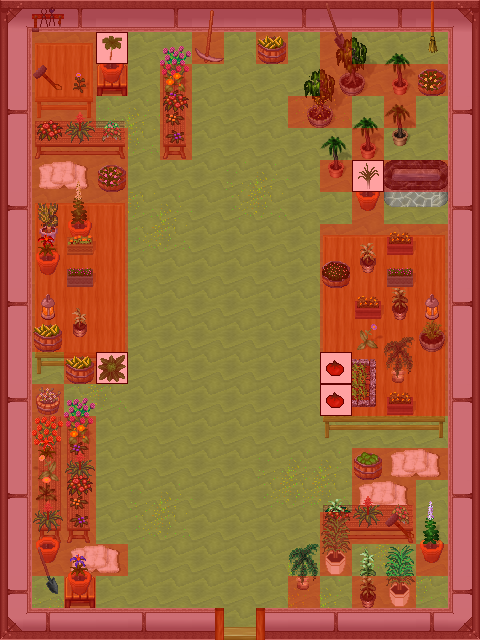

A 2D game scene composited from a Tiled map and its tileset images. What follows is a short description and the map's XML, with each tile layer's data collapsed to a summary:
An orthogonal 15x20 tile map with 32x32 px tiles, 8 tile layers (0_floor, 1_terrain, 2_object, 3_roof, ...), 25 tilesets.

<map version="1.2" tiledversion="1.2.2" orientation="orthogonal" renderorder="right-down" width="15" height="20" tilewidth="32" tileheight="32" infinite="0" nextlayerid="9" nextobjectid="1">
 <tileset firstgid="1" name="../../tileset/ground/ground.png" tilewidth="32" tileheight="32" tilecount="33" columns="3">
  <image source="../../tileset/ground/ground.png" trans="ffffff" width="96" height="352" />
 </tileset>
 <tileset firstgid="34" name="../../tileset/logic/collision.png" tilewidth="32" tileheight="32" tilecount="1" columns="1">
  <image source="../../tileset/logic/collision.png" width="32" height="32" />
 </tileset>
 <tileset firstgid="35" name="tree realistic" tilewidth="32" tileheight="32" tilecount="16" columns="4">
  <image source="../../tileset/plant/tree/tree_realistic.png" width="128" height="128" />
 </tileset>
 <tileset firstgid="51" name="foxgloves" tilewidth="32" tileheight="32" tilecount="4" columns="2">
  <image source="../../tileset/plant/flower/foxgloves.png" width="64" height="64" />
 </tileset>
 <tileset firstgid="55" name="hothouse flowers" tilewidth="32" tileheight="32" tilecount="72" columns="6">
  <image source="../../tileset/plant/flower/hothouse_flowers.png" width="192" height="384" />
 </tileset>
 <tileset firstgid="127" name="stone edge beds" tilewidth="32" tileheight="32" tilecount="24" columns="8">
  <image source="../../tileset/plant/flower/stone_edge_beds.png" width="256" height="96" />
 </tileset>
 <tileset firstgid="151" name="square table" tilewidth="32" tileheight="32" tilecount="1" columns="1">
  <image source="../../tileset/furniture/table/square.png" width="32" height="32" />
 </tileset>
 <tileset firstgid="152" name="door" tilewidth="32" tileheight="32" tilecount="6" columns="3">
  <image source="../../tileset/building/door/door.png" width="96" height="64" />
 </tileset>
 <tileset firstgid="158" name="barrels 2" tilewidth="32" tileheight="32" tilecount="8" columns="4">
  <image source="../../tileset/item/pot/barrels_2.png" width="128" height="64" />
 </tileset>
 <tileset firstgid="166" name="barrel" tilewidth="32" tileheight="32" tilecount="1" columns="1">
  <image source="../../tileset/item/pot/barrel_with_flower.png" width="32" height="32" />
 </tileset>
 <tileset firstgid="167" name="vegetable" tilewidth="32" tileheight="32" tilecount="13" columns="13">
  <image source="../../tileset/logic/item/vegetable.png" width="416" height="32" />
 </tileset>
 <tileset firstgid="180" name="fruits" tilewidth="32" tileheight="32" tilecount="10" columns="10">
  <image source="../../tileset/logic/item/fruits.png" width="320" height="32" />
 </tileset>
 <tileset firstgid="190" name="pot plant sprout" tilewidth="32" tileheight="32" tilecount="2" columns="1">
  <image source="../../tileset/plant/indoor/pot_plant_sprout.png" width="32" height="64" />
 </tileset>
 <tileset firstgid="192" name="glass walls" tilewidth="32" tileheight="32" tilecount="16" columns="4">
  <image source="../../tileset/building/wall/glass.png" width="128" height="128" />
 </tileset>
 <tileset firstgid="208" name="potted plants" tilewidth="32" tileheight="32" tilecount="6" columns="3">
  <image source="../../tileset/plant/indoor/potted_plants1.png" width="96" height="64" />
 </tileset>
 <tileset firstgid="214" name="tools" tilewidth="32" tileheight="32" tilecount="9" columns="3">
  <image source="../../tileset/item/tools.png" width="96" height="96" />
 </tileset>
 <tileset firstgid="223" name="sacks" tilewidth="32" tileheight="32" tilecount="2" columns="2">
  <image source="../../tileset/item/sacks.png" width="64" height="32" />
 </tileset>
 <tileset firstgid="225" name="lamp" tilewidth="32" tileheight="32" tilecount="4" columns="4">
  <image source="../../tileset/furniture/light/small_lamp.png" width="128" height="32" />
 </tileset>
 <tileset firstgid="229" name="oriental plant" tilewidth="32" tileheight="32" tilecount="2" columns="1">
  <image source="../../tileset/plant/indoor/oriental_plant.png" width="32" height="64" />
 </tileset>
 <tileset firstgid="231" name="planted containers" tilewidth="32" tileheight="32" tilecount="16" columns="4">
  <image source="../../tileset/plant/flower/planted_containers.png" width="128" height="128" />
 </tileset>
 <tileset firstgid="247" name="dark grassy sink" tilewidth="32" tileheight="32" tilecount="14" columns="2">
  <image source="../../tileset/furniture/sink/dark_brown_stone.png" width="64" height="224" />
 </tileset>
 <tileset firstgid="261" name="flower benches" tilewidth="32" tileheight="32" tilecount="6" columns="3">
  <image source="../../tileset/furniture/table/flowers_on_bench2.png" width="96" height="64" />
 </tileset>
 <tileset firstgid="267" name="flower benches 2" tilewidth="32" tileheight="32" tilecount="10" columns="2">
  <image source="../../tileset/furniture/table/flowers_on_benches.png" width="64" height="160" />
 </tileset>
 <tileset firstgid="277" name="pot plant" tilewidth="32" tileheight="32" tilecount="12" columns="6">
  <image source="../../tileset/plant/indoor/pot_plant_1.png" width="192" height="64" />
 </tileset>
 <tileset firstgid="289" name="table" tilewidth="32" tileheight="32" tilecount="9" columns="3">
  <image source="../../tileset/furniture/table/table_wooden_brown.png" width="96" height="96" />
 </tileset>
 <layer id="1" name="0_floor" width="15" height="20">
  <data>[300 cells, 300 non-empty, 1 distinct tile ids]</data>
 </layer>
 <layer id="2" name="1_terrain" width="15" height="20">
  <data>[300 cells, 162 non-empty, 49 distinct tile ids]</data>
 </layer>
 <layer id="3" name="2_object" width="15" height="20">
  <data>[300 cells, 86 non-empty, 44 distinct tile ids]</data>
 </layer>
 <layer id="4" name="3_roof" width="15" height="20">
  <data>[300 cells, 31 non-empty, 16 distinct tile ids]</data>
 </layer>
 <layer id="5" name="4_roof_add" width="15" height="20">
  <data>[300 cells, 7 non-empty, 7 distinct tile ids]</data>
 </layer>
 <layer id="6" name="objects" width="15" height="20">
  <data>[300 cells, 5 non-empty, 4 distinct tile ids]</data>
 </layer>
 <layer id="7" name="collision" width="15" height="20" opacity="0.37">
  <data>[300 cells, 165 non-empty, 1 distinct tile ids]</data>
 </layer>
 <layer id="8" name="protection" width="15" height="20">
  <data>[300 cells, 0 non-empty, 0 distinct tile ids]</data>
 </layer>
</map>
